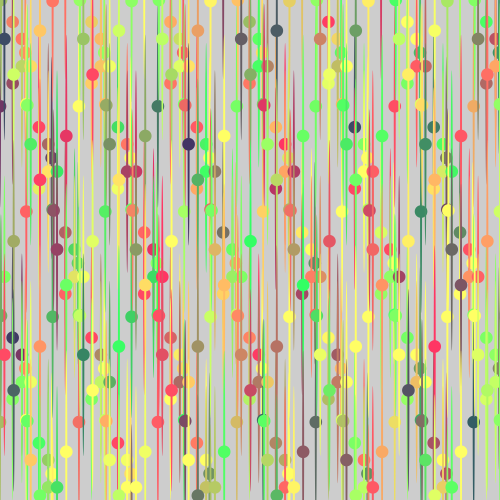
Frame 1 (no input)
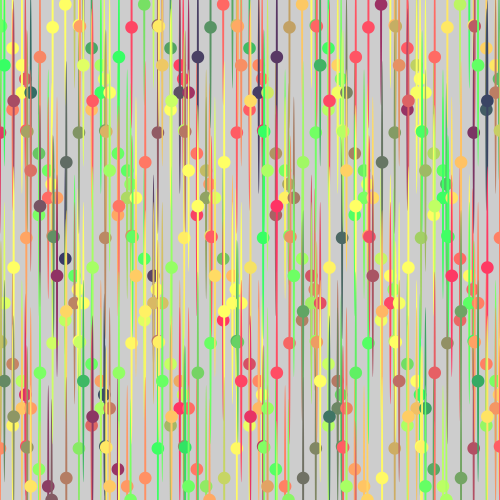
Frame 60 (the mouse pressed at the canvas centre just before this capture)
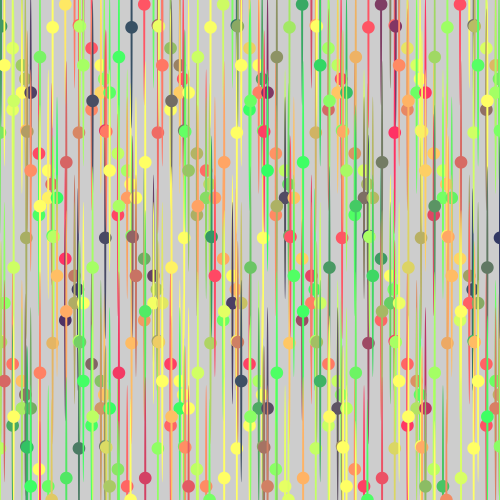
Frame 120 (the mouse held since frame 60 and released just before this capture)

The Processing sketch that drew these frames (run headless with seeded random() and noise(); from frame 60 on, the mouse is pressed at the canvas centre):

// Processing sketch: processing_152170
// ── processing_152170.pde

/*
 * Creative Coding
 * Week 2, 05 - Moving Patterns 1
 * by Indae Hwang and Jon McCormack
 * Copyright (c) 2014 Monash University
 * Adapted by Jessica Cheeseman
 *
 * This sketch builds on the previous sketches, drawing shapes based on the
 * current framerate. The movement of individual shapes combine to create a
 * gestalt field of motion. Use the arrow keys on your keyboard to change the
 * frame rate. 
 * 
 */

// variable used to store the current frame rate value
int frame_rate_value;

void setup() {
  size(500, 500);

  frame_rate_value = 6;
  frameRate(frame_rate_value);
  ellipseMode(CENTER);
  background(350);
}


void draw() {

  background(205);

  int num = 20;
  int margin = 0;
  float gutter = 1; //distance between each cell
  float cellsize = ( width - (3 * margin) - gutter * (num - 1) ) / (num - 1);

  int circleNumber = 0; // counter
  for (int i=0; i<num; i++) {
    for (int j=0; j<num; j++) {
      circleNumber = (i * num) + j; // different way to calculate the circle number from w2_04

      float tx = margin + cellsize * i + gutter * i;
      float ty = margin + cellsize * j + gutter * j;

      movingCircle(tx, ty, cellsize, circleNumber);
    }
  }
} //end of draw 


void movingCircle(float x, float y, float size, int circleNum) {

  float finalAngle;
  finalAngle = frameCount + circleNum;

  //the rotating angle for each tempX and tempY postion is affected by frameRate and angle;  
  float tempX = x + (size / 1) * sin(PI / frame_rate_value * finalAngle);
  float tempY = y + (size / 1) * cos(PI / frame_rate_value * finalAngle);

  noStroke();
  fill(random (50,350),random (50,350),100);
   ellipse(tempX, tempY, 2, size*8);
  ellipse(tempX, tempY, size /2, size /2);
 
  stroke(0);
  noFill();
  stroke(5);
  
}


/*
 * keyReleased function
 *
 * called automatically by Processing when a keyboard key is released
 */
void keyReleased() {

  // right arrow -- increase frame_rate_value
  if (keyCode == RIGHT && frame_rate_value < 10) {
    frame_rate_value++;
  }

  // left arrow -- decrease frame_rate_value
  if ( keyCode == LEFT && frame_rate_value > 1) {
    frame_rate_value--;
  }

  // set the frameRate and print current value on the screen
  frameRate(frame_rate_value);
  println("Current frame Rate is: " + frame_rate_value);
}
